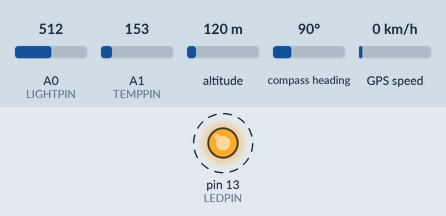
This sketch was run on a simulated Arduino Mega 2560, built with avr-gcc and run on an emulated ATmega2560. Parts: output pins drawn as LEDs (lit = HIGH). Dashed ring = blinking. The inputs (shaded band) are chosen by the test bench; at power-on: A0 (LIGHTPIN) = 512, A1 (TEMPPIN) = 153, altitude 120 m, compass heading 90°, GPS speed 0 km/h. The GPS gets a fix after 3 s at 37.7749, -122.4194 with 8 satellites; no radio packets arrive unless stated; pins used as bus, display or sensor lines are not drawn; what the sketch prints to the serial monitor is not drawn.

Above: at 0.7 s.
Timing chart, 0 to 3.4 s (numbered marks = the images above):
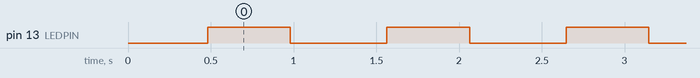

The sketch:

gps_transmitter_noserial.ino
```cpp
// Feather9x_TX
// -*- mode: C++ -*-
// Example sketch showing how to create a simple messaging client (transmitter)
// with the RH_RF95 class. RH_RF95 class does not provide for addressing or
// reliability, so you should only use RH_RF95 if you do not need the higher
// level messaging abilities.
// It is designed to work with the other example Feather9x_RX

#include <SPI.h>
#include <RH_RF95.h>
#include <TinyGPS++.h>

/* for feather m0  */
#define RFM95_CS 8
#define RFM95_RST 4
#define RFM95_INT 3

// Change to 434.0 or other frequency, must match RX's freq!
#define RF95_FREQ 915.0
#define TXPOWER   23

// define send rate, sensor IDs and pins
#define SENDDELAY     500

#define LIGHTID       "01"
#define LIGHTPIN      A0
#define LIGHTSENSOR   true

#define TEMPID        "02"
#define TEMPPIN       A1
#define TEMPSENSOR    true

#define GPSRX         3
#define GPSTX         4
#define GPS           true
#define DATE          false
#define TIME          true
#define GPSBAUD       9600

// battery voltage checker
#define VBATPIN       A7

#define LEDPIN 13

// Singleton instance of the radio driver
RH_RF95 rf95(RFM95_CS, RFM95_INT);

// Create a TinyGPS++ object called "gps"
TinyGPSPlus gps;

void setup()
{
  pinMode(RFM95_RST, OUTPUT);
  digitalWrite(RFM95_RST, HIGH);

  //start serial for GPS
  Serial1.begin(GPSBAUD);
  delay(100);

  // manual reset
  digitalWrite(RFM95_RST, LOW);
  delay(10);
  digitalWrite(RFM95_RST, HIGH);
  delay(10);

  while (!rf95.init()) {
    while (1);
  }

  // Defaults after init are 434.0MHz, modulation GFSK_Rb250Fd250, +13dbM
  if (!rf95.setFrequency(RF95_FREQ)) {
    while (1);
  }

  // Defaults after init are 434.0MHz, 13dBm, Bw = 125 kHz, Cr = 4/5, Sf = 128chips/symbol, CRC on

  // The default transmitter power is 13dBm, using PA_BOOST.
  // If you are using RFM95/96/97/98 modules which uses the PA_BOOST transmitter pin, then
  // you can set transmitter powers from 5 to 23 dBm:
  rf95.setTxPower(TXPOWER, false);

  // check and print battery power
  float measuredvbat = analogRead(VBATPIN);
  measuredvbat *= 2;    // we divided by 2, so multiply back
  measuredvbat *= 3.3;  // Multiply by 3.3V, our reference voltage
  measuredvbat /= 1024; // convert to voltage
  Serial.begin(9600);
  delay(250);
  Serial.print("VBat: " ); Serial.println(measuredvbat);

  pinMode(LEDPIN, OUTPUT);
}

void loop()
{
  static String send_string;
  static int send_length = 0;
  static char send_buffer[RH_RF95_MAX_MESSAGE_LEN];
  static long send_time = -1;
  static bool got_location = false;

  if(GPS && !got_location) {
    while (Serial1.available() > 0) {
      if (gps.encode(Serial1.read())) {
        send_string = addGPSData();
        got_location = true;
      }
    }
  }

  if(send_time == -1 || millis() - send_time > SENDDELAY) {
    if(LIGHTSENSOR) {
      float light_reading = analogRead(LIGHTPIN) * (1000.0/1023);
      send_string = addSensorData(send_string, LIGHTID, light_reading, 0);
    }

    if(TEMPSENSOR) {
      float voltage = (analogRead(TEMPPIN) * 0.00322581);
      float tempC = (voltage - 0.5) * 100.0;
      send_string = addSensorData(send_string, TEMPID, tempC, 2);
    }
    // add more sensors here

    // send transmission
    send_length = min(RH_RF95_MAX_MESSAGE_LEN, send_string.length());
    for (byte i = 0; i < send_length; i++) {
      send_buffer[i] = send_string[i];
    }

    rf95.send((uint8_t *)send_buffer, send_length);

    delay(20);
    rf95.waitPacketSent();
    Blink(LEDPIN, 500);

    // Maybe add code to handle a reply


    send_time = millis();
    send_string = "";
    got_location = false;
  }
}

String addGPSData() {
  String send_string = "LOC:";
  if(gps.location.isValid()) {
    send_string = String(send_string + String(gps.location.lat(), 4));
    send_string = String(send_string + ",");
    send_string = String(send_string + String(gps.location.lng(), 4));
  } else {
    send_string = String(send_string + "ERR;");
  }

  if(DATE) {
    send_string = String(send_string + "DAT:");
    if(gps.date.isValid()) {
      send_string = String(send_string + String(gps.date.month())); send_string = String(send_string + "/");
      send_string = String(send_string + String(gps.date.day())); send_string = String(send_string + "/");
      send_string = String(send_string + String(gps.date.year())); send_string = String(send_string + "; ");
    } else {
      send_string = String(send_string + "ERR;");
    }
  }

  if (TIME) {
    send_string = String(send_string + ";TIM:");
    if(gps.time.isValid()) {
      if (gps.time.hour() < 10) send_string = String(send_string + "0");
      send_string = String(send_string + String(gps.time.hour()));
      send_string = String(send_string + ":");
      if (gps.time.minute() < 10) send_string = String(send_string + "0");
      send_string = String(send_string + String(gps.time.minute()));
      send_string = String(send_string + ";");
//      if (gps.time.second() < 10) send_string = String(send_string + "0");
//      send_string = String(send_string + String(gps.time.second()));
//      send_string = String(send_string + ";");
    } else {
      send_string = String(send_string + "ERR;");
    }
  }
  return send_string;
}

// add data from a sensor to the upcoming transmission.
// Transmission format is [sensor id]:[sensor value],...,[sensor value];
String addSensorData(String send_string, String id, float reading, int dec_places) {
  send_string = String(send_string + id);
  send_string = String(send_string + ":");
  send_string = String(send_string + String(reading, dec_places));
  send_string = String(send_string + ";");
  return send_string;
}

// Blink an LED for a given number of ms
void Blink(byte PIN, int DELAY_MS)
{
  digitalWrite(PIN,HIGH);
  delay(DELAY_MS);
  digitalWrite(PIN,LOW);
}
```

Measured:
- by itself, pin 13 (LEDPIN): alternates HIGH for 0.50 s and LOW for 0.58 s
